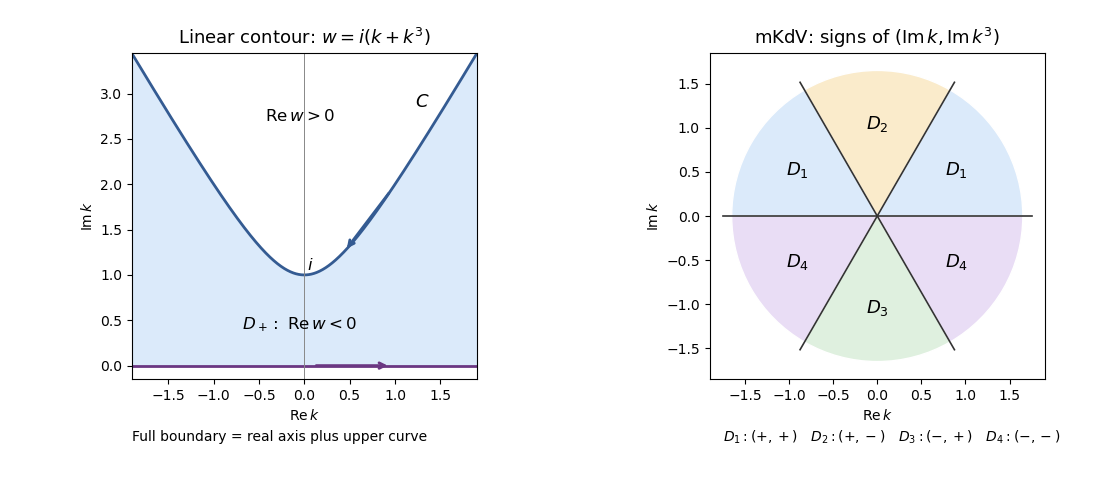

This figure's Python source:
"""Original spectral domains; Python 3.14 / Matplotlib 3.10.7 / NumPy 2.3.5.

Write the opaque PNG basename to caller CWD; preserve caller MPLCONFIGDIR.
"""
from pathlib import Path
import numpy as np
import matplotlib.pyplot as plt
from matplotlib.patches import Wedge
fig,axes=plt.subplots(1,2,figsize=(11.2,4.8),dpi=100)
fig.patch.set_facecolor('white')
ax=axes[0];u=np.linspace(-1.9,1.9,800);v=np.sqrt(1+3*u*u)
ax.fill_between(u,0,v,color='#dbeafa');ax.plot(u,v,color='#345b92',lw=2);ax.axhline(0,color='#6b3782',lw=2);ax.axvline(0,color='#888888',lw=.7)
ax.annotate('',xy=(.95,0),xytext=(.1,0),arrowprops=dict(arrowstyle='->',color='#6b3782',lw=2))
u1,u2=.95,.45;ax.annotate('',xy=(u2,np.sqrt(1+3*u2*u2)),xytext=(u1,np.sqrt(1+3*u1*u1)),arrowprops=dict(arrowstyle='->',color='#345b92',lw=2))
ax.text(-.05,.4,r'$D_+:\ \mathrm{Re}\,w<0$',ha='center',fontsize=12);ax.text(-.05,2.7,r'$\mathrm{Re}\,w>0$',ha='center',fontsize=12)
ax.text(.03,1.05,r'$i$',fontsize=12);ax.text(1.22,2.85,r'$C$',fontsize=13)
ax.set_xlim(-1.9,1.9);ax.set_ylim(-.15,3.45);ax.set_aspect('equal');ax.set_xlabel(r'$\mathrm{Re}\,k$');ax.set_ylabel(r'$\mathrm{Im}\,k$')
ax.set_title(r'Linear contour: $w=i(k+k^3)$',fontsize=13)
ax.text(0,-.19,r'Full boundary = real axis plus upper curve',transform=ax.transAxes,fontsize=10)
ax=axes[1];labels=['D_1','D_2','D_1','D_4','D_3','D_4'];colours=['#dbeafa','#faebcb','#dbeafa','#e9ddf5','#dff0df','#e9ddf5']
for j,(lab,col) in enumerate(zip(labels,colours)):
 ax.add_patch(Wedge((0,0),1.65,60*j,60*(j+1),facecolor=col,edgecolor='white'))
 angle=(j+.5)*np.pi/3;ax.text(1.04*np.cos(angle),1.04*np.sin(angle),'$'+lab+'$',ha='center',va='center',fontsize=13)
 angle=j*np.pi/3;ax.plot([0,1.75*np.cos(angle)],[0,1.75*np.sin(angle)],color='#333333',lw=1.2)
ax.set_xlim(-1.9,1.9);ax.set_ylim(-1.85,1.85);ax.set_aspect('equal');ax.set_xlabel(r'$\mathrm{Re}\,k$');ax.set_ylabel(r'$\mathrm{Im}\,k$');ax.set_title(r'mKdV: signs of $(\mathrm{Im}\,k,\mathrm{Im}\,k^3)$',fontsize=13)
ax.text(.04,-.19,r'$D_1:(+,+)\quad D_2:(+,-)\quad D_3:(-,+)\quad D_4:(-,-)$',transform=ax.transAxes,fontsize=10)
fig.subplots_adjust(left=.075,right=.98,bottom=.21,top=.89,wspace=.3)
fig.savefig(Path('paper-61-spectral-domains.png'),facecolor='white',transparent=False)
plt.close(fig)
